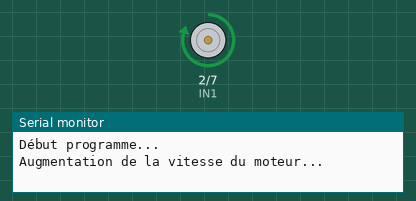
Recording of a sketch running on a simulated Arduino Uno, built with avr-gcc and run on an emulated ATmega328P. Parts: motor-driver pin pairs drawn as motors (green arrow = first pin HIGH = forward, orange = second pin HIGH = backward, longer = more drive, scaled by the enable pin), the last lines printed to the serial monitor.

Above: at 1.5 s.
At 4.5 s:
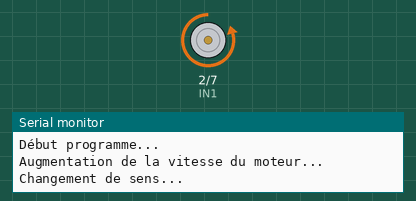
Timing chart, 0 to 7.8 s (numbered marks = the images above):
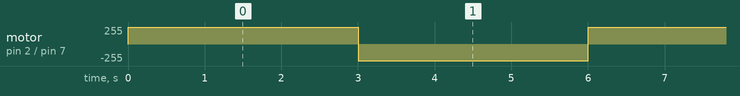

The sketch:

l293d.ino
```cpp
//Commande d'un moteur avec la puce l293D

#define IN1 2
#define IN2 7
#define EN1 3
/*Si IN1 et HIGH et IN2 LOW le moteur tournera dans un sens et inversement. EN1 est le pwm controlant la vitesse du moteur 1*/
int time_stamp;
int vitesse = 0;

void setup() {

  pinMode(IN1,OUTPUT);
  pinMode(IN2,OUTPUT);
  pinMode(EN1,OUTPUT);
  analogWrite(EN1,255);
  Serial.begin(9600);

}

void loop() {
  Serial.println("Début programme...");
  digitalWrite(IN1,HIGH);
  digitalWrite(IN2,LOW);
  Serial.println("Augmentation de la vitesse du moteur...");
  while(vitesse<255){
    time_stamp = millis();
    analogWrite(EN1,vitesse);
    if(millis()-time_stamp < 100){
      vitesse+=10;
    }

  }
  delay(3000);
  Serial.println("Changement de sens...");
  digitalWrite(IN1,LOW);
  digitalWrite(IN2,HIGH);
  delay(3000);

}
```

Measured:
- by itself, motor on pin 2 (IN1) / pin 7 (IN2): alternates forward 250/255 for 3.0 s and backward 250/255 for 3.0 s
